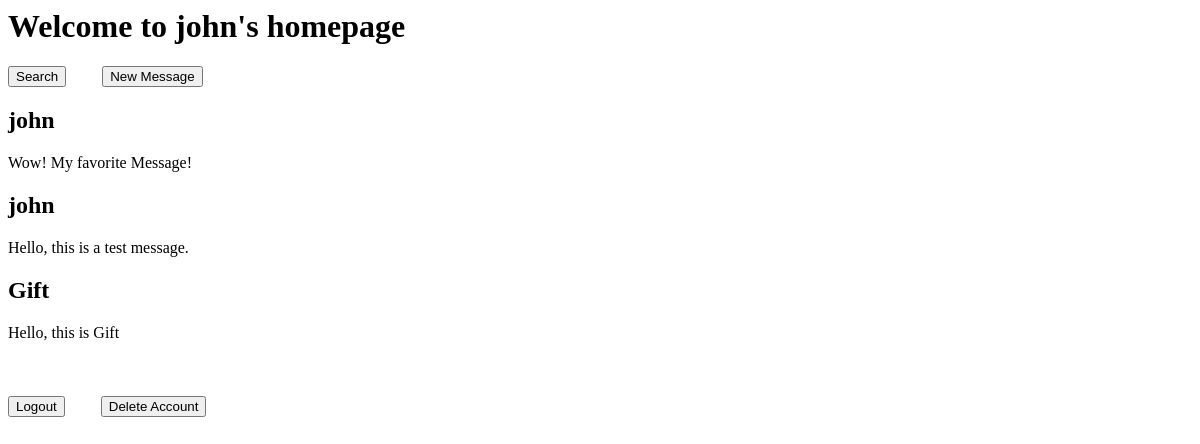
Page / (signed in) on the earlier database version.
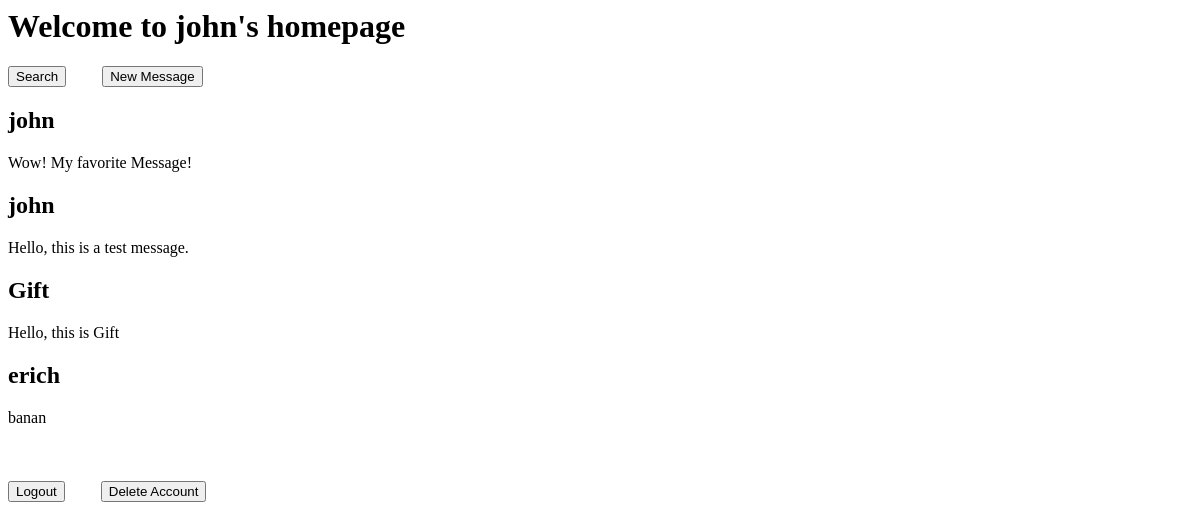
Same page on the later database version.
### app/models.py (models this page shows, shortened)
class Message(db.Model):
    id = db.Column(db.Integer, primary_key=True)
    contents = db.Column(db.String(250))
    created_on = db.Column(db.DateTime, server_default=db.func.now())
    user_id = db.Column(db.Integer, db.ForeignKey('user.id'))
    user = db.relationship('User', backref='messages', lazy=True)

class User(db.Model, UserMixin):
    id = db.Column(db.Integer, primary_key=True)
    username = db.Column(db.String, unique=True)
    password = db.Column(db.String(200), nullable = False)
    email = db.Column(db.String(32), unique=True)

### app/routes.py (the view, shortened to what this page needs)
@myapp_obj.route('/')
def hello():
    if current_user.is_authenticated:
        messages = Message.query.all()
        return render_template('home.html', messages=messages, username=current_user.username)

### app/models.py (called while the page is built)
@login.user_loader
def load_user(id):
    return User.query.get(int(id))

### app/templates/home.html
{% extends 'base.html' %}
{% block myContent %}
    <h1>Welcome to {{username}}'s homepage</h1>
    <button onclick="location.href='/search/';" style="margin-left:auto;margin-right: 2rem;">Search</button>
    <button onclick="location.href='/message/';">New Message</button>
    {% if messages %}
        {% for message in messages %}
            <br>
            <h2>{{message.user.username}}</h2>
            <p>{{message.contents}}
        {% endfor %}
    {% endif %}
    <br><br><br>
{% endblock %}
{% block deleteaccountbutton %}
    <button onclick="location.href='/deleteaccount/';" style="margin-left:auto;margin-right: 2rem;">Delete Account</button>
{% endblock %}

Differences in the rows shown:
added Message: user.username "erich", contents "banan"
